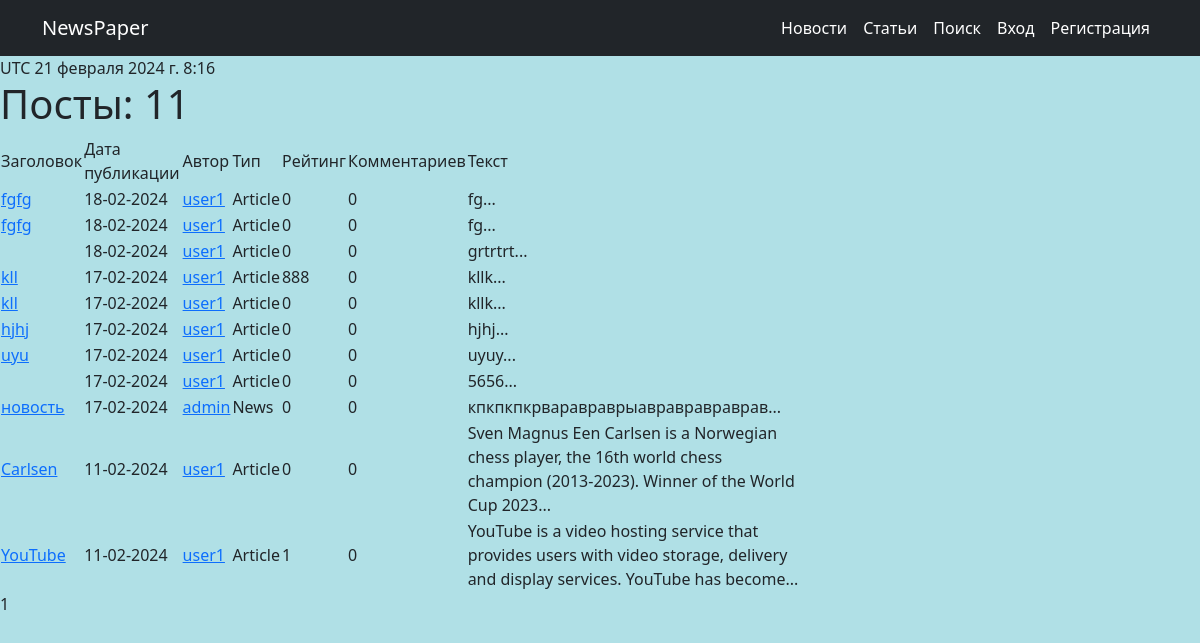
Before: / with the older database file.
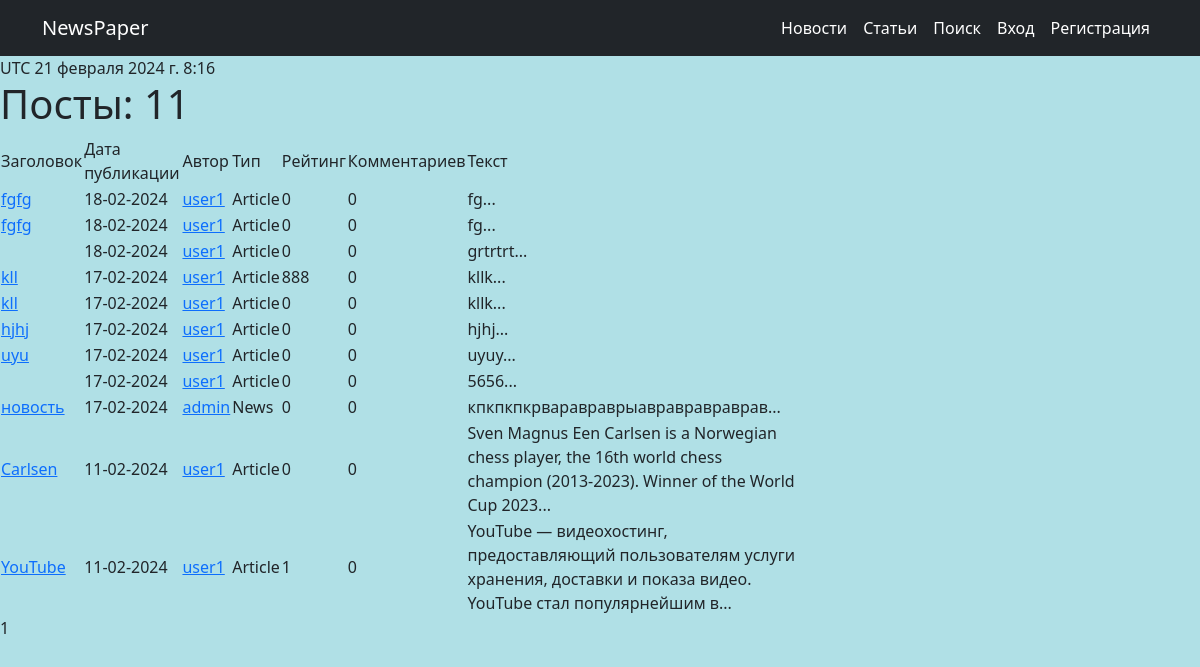
After: the same page with the newer database file.
### news/models.py (models this page shows, shortened)
class RatingManger(models.Model):
    rating = models.IntegerField(default=0)
    text = models.TextField()
    time_in = models.DateTimeField(auto_now_add=True)
    class Meta:
        abstract = True

class Post(RatingManger):
    author = models.ForeignKey(Author, on_delete=models.CASCADE)
    type = models.CharField(max_length=12, choices=TYPE)
    category = models.ManyToManyField(Category, through='PostCategory')
    title = models.CharField(max_length=64)
    def preview(self):
        return f'{self.text[:124]}...'

class Author(models.Model):
    user = models.OneToOneField(User, on_delete=models.CASCADE)
    rating = models.IntegerField(default=0)
    def __str__(self):
        return self.user.username

### news/views.py (the view)
# urls.py: path('', PostsList.as_view(), name='posts_list'),
class PostsList(ListView):
    model = Post
    ordering = "-time_in"
    template_name = 'news/posts.html'
    context_object_name = 'posts'
    paginate_by = 20
    def get_queryset(self):
        queryset = super().get_queryset()
        self.filterset = PostFilter(self.request.GET, queryset)
        return self.filterset.qs

### news/templatetags/custom_filters.py (called while the page is built)
@register.filter()
def censor(value):
    if isinstance(value, str):
        words = value.split()
        result = ''
        for word in words:
            if word.isalpha():
                if word.lower() in FORBIDDEN_WORDS:
                    result += ' ' + word[:1] + '*' * (len(word) - 1)
                else:
                    result += f' {word}'
            else:
                if word.lower()[:-1] in FORBIDDEN_WORDS:
                    result += ' ' + word[:1] + '*' * (len(word) - 2) + word[-1]
        return result
    else:
        raise ValueError

@register.filter()
def get_url(value):
    if value == 'News':
        return 'news'
    if value == 'Article':
        return 'articles'

### news/templatetags/custom_tags.py (called while the page is built)
@register.simple_tag()
def current_time():
    return timezone.localtime(timezone.now())

### templates/news/posts.html (shortened to what this page needs)
{% extends 'default.html' %}
{% load i18n %}
{% load custom_filters %}
{% block navigation %}
    <li class="nav-item"><a class="nav-link active" aria-current="page" href="{% url 'news' 'news' %}">{% trans "Новости" %}</a></li>
    <li class="nav-item"><a class="nav-link active" aria-current="page" href="{% url 'news' 'articles' %}">{% trans "Статьи" %}</a></li>
    <li class="nav-item"><a class="nav-link active" aria-current="page" href="{% url 'post_search' %}">{% trans "Поиск" %}</a></li>
{% endblock navigation %}
{% block content %}
    <h1>{% trans "Посты" %}: {{ page_obj.paginator.count }}</h1>
    {% if posts %}
        {% include "news/post_list.html" %}
    {% else %}
        <h2>{% trans "Посты Закончились" %}</h2>
    {% endif %}
    {% include "news/pagination.html" %}
{% endblock content %}

### templates/news/post_list.html
{% load custom_filters %}
{% load i18n %}
<table width="800">
    <tr>
        <td>{% trans "Заголовок" %}</td>
        <td>{% trans "Дата публикации" %}</td>
        <td>{% trans "Автор" %}</td>
        <td>{% trans "Тип" %}</td>
        <td>{% trans "Рейтинг" %}</td>
        <td>{% trans "Комментариев" %}</td>
        <td>{% trans "Текст" %}</td>
    </tr>
    {% for post in posts %}
        <tr>
            <td><a href="{% url 'post_detail' post.type|get_url post.id %}">{{ post.title|censor }}</a></td>
            <td>{{ post.time_in|date:"d-m-Y" }} </td>
            <td><a href="{% url 'profile' post.author.user_id %}">{{ post.author }}</a></td>
            <td>{{ post.type }}</td>
            <td>{{ post.rating }}</td>
             <td>{{ post.comment_set.count }}</td>
            <td>{{ post.preview }}</td>
        </tr>
    {% endfor %}
</table>

Changed rows visible on the page:
changed Post "YouTube": preview "YouTube is a video hosting service that provides users with video storage, delivery and display services. YouTube has become..." → "YouTube — видеохостинг, предоставляющий пользователям услуги хранения, доставки и показа видео. YouTube стал популярнейшим в..."
